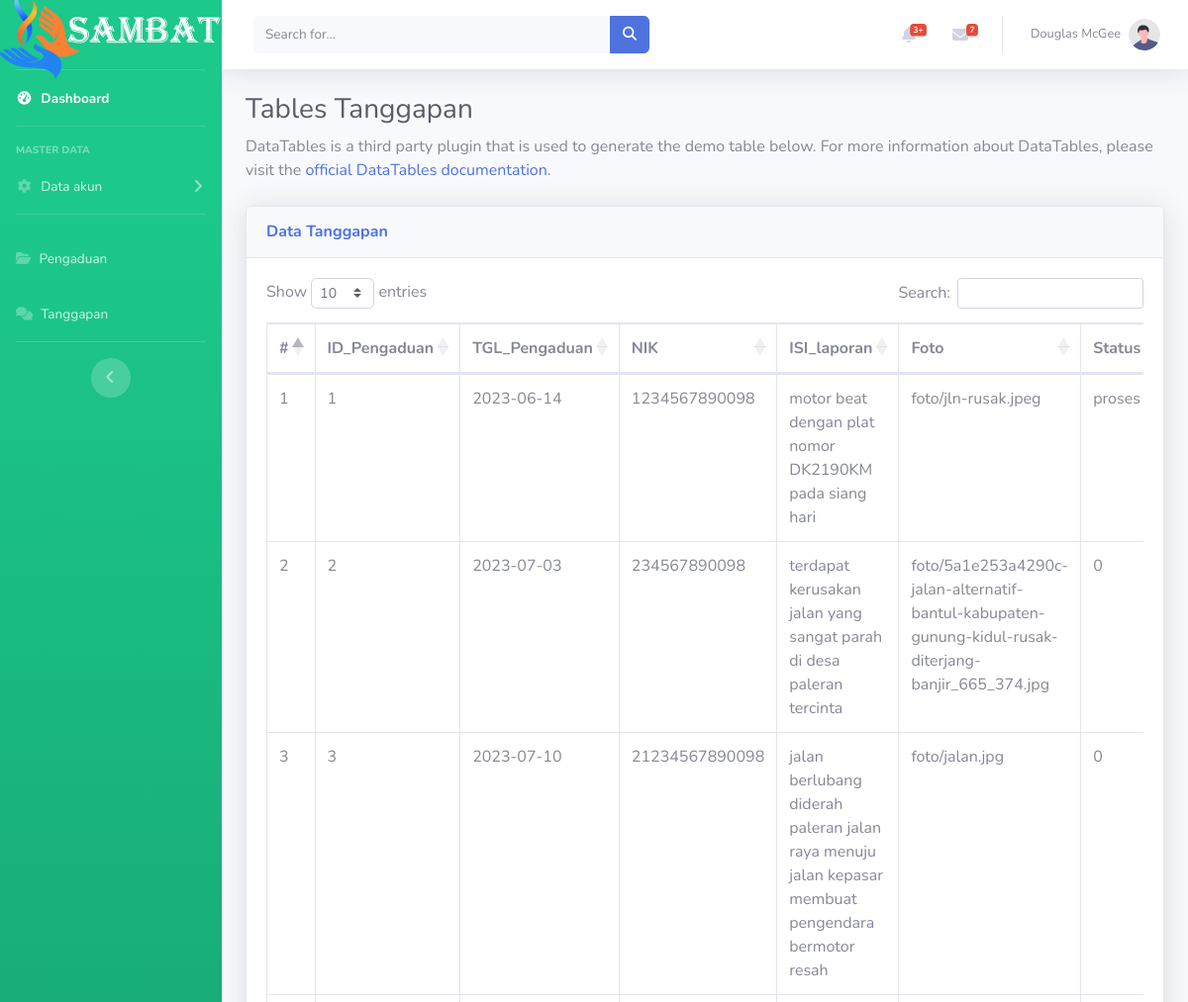
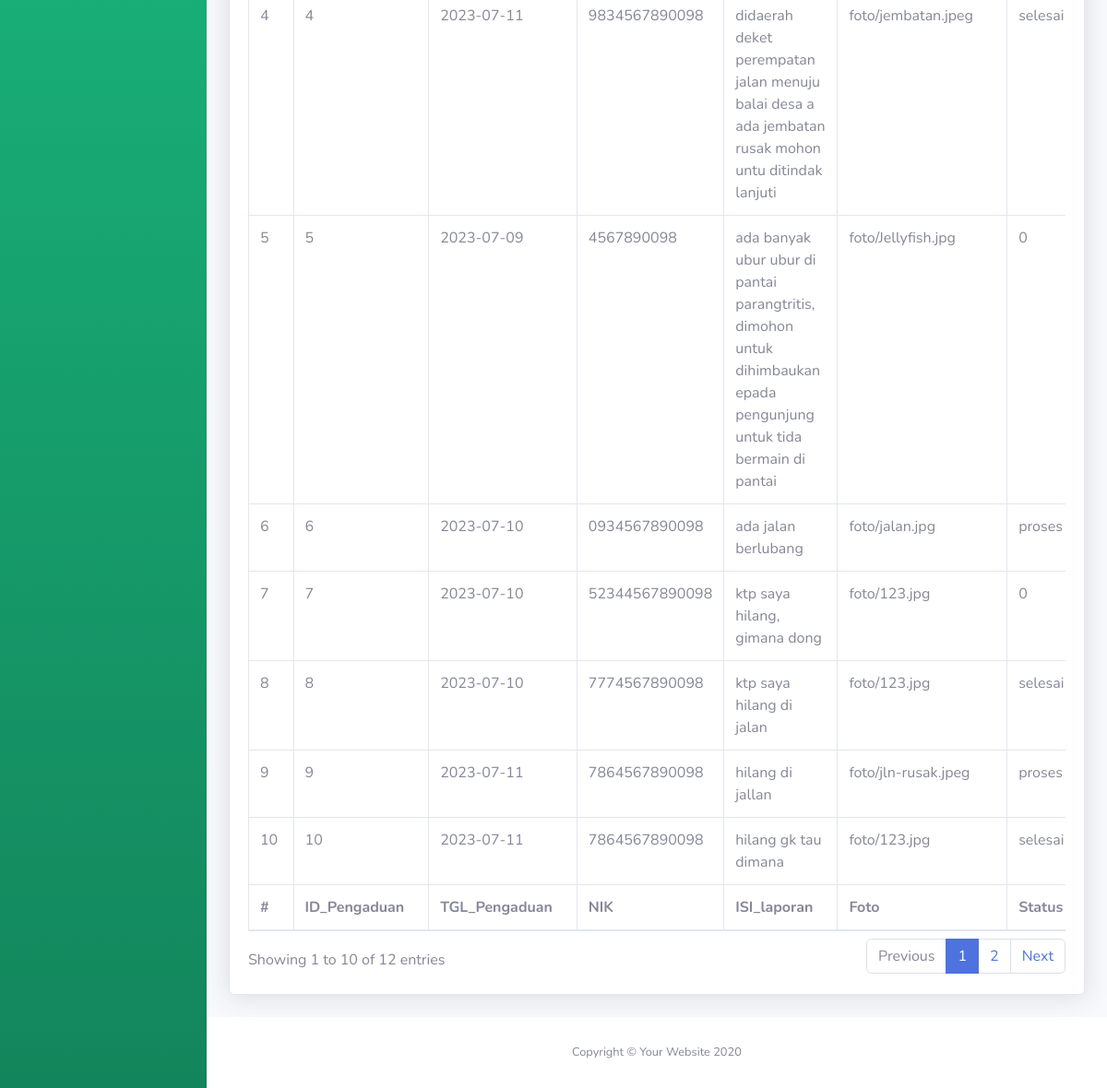
The page /img/data-pengaduan.php on the database its author committed (2 pictures, top to bottom).
### tables this page shows
CREATE TABLE `pengaduan` (
  `id_pengaduan` int(25) NOT NULL,
  `tgl_pengaduan` date NOT NULL,
  `nik` varchar(16) NOT NULL,
  `judul` varchar(100) NOT NULL,
  `isi_laporan` text NOT NULL,
  `foto` varchar(255) NOT NULL,
  `status` enum('0','proses','selesai') NOT NULL
);

### img/data-pengaduan.php (the view, shortened to what this page needs)
<?php
include('config.php');
?>
<!DOCTYPE html>
<html lang="en">
<head>
    <link href="vendor/fontawesome-free/css/all.min.css" rel="stylesheet" type="text/css">
    <link href="css/sb-admin-2.min.css" rel="stylesheet">
    <link href="vendor/datatables/dataTables.bootstrap4.min.css" rel="stylesheet">
</head>
<body id="page-top">
    <div id="wrapper">
        <ul class="navbar-nav bg-gradient-success sidebar sidebar-dark accordion" id="accordionSidebar">
            <a class="sidebar-brand d-flex align-items-center justify-content-center" href="index.html">
                    <img src="img/logo2.png">
            </a>
            <li class="nav-item active">
                <a class="nav-link" href="dasboard.php">
                    <i class="fas fa-fw fa-tachometer-alt"></i>
                    <span>Dashboard</span></a>
            </li>
            <hr class="sidebar-divider">
            <div class="sidebar-heading">
                Master data
            </div>
            <li class="nav-item">
                <a class="nav-link collapsed" href="#" data-toggle="collapse" data-target="#collapseTwo"
                    aria-expanded="true" aria-controls="collapseTwo">
                    <i class="fas fa-fw fa-cog"></i>
                    <span>Data akun</span>
                </a>
            </li>
            <hr class="sidebar-divider">
            <li class="nav-item">
                <a class="nav-link" href="data-pengaduan.php">
                    <i class="fas fa-folder-open"></i>
                    <span>Pengaduan</span></a>
            </li>
            <li class="nav-item">
                <a class="nav-link" href="data-tanggapan.php">
                    <i class="fas fa-comments"></i>
                    <span>Tanggapan</span></a>
            </li>
            <hr class="sidebar-divider d-none d-md-block">
            <div class="text-center d-none d-md-inline">
                <button class="rounded-circle border-0" id="sidebarToggle"></button>
            </div>
        </ul>
        <div id="content-wrapper" class="d-flex flex-column">
            <div id="content">
                <nav class="navbar navbar-expand navbar-light bg-white topbar mb-4 static-top shadow">
                    <form
                        class="d-none d-sm-inline-block form-inline mr-auto ml-md-3 my-2 my-md-0 mw-100 navbar-search">
                        <div class="input-group">
                            <input type="text" class="form-control bg-light border-0 small" placeholder="Search for..."
                                aria-label="Search" aria-describedby="basic-addon2">
                            <div class="input-group-append">
                                <button class="btn btn-primary" type="button">
                                    <i class="fas fa-search fa-sm"></i>
                                </button>
                            </div>
                        </div>
                    </form>
                    <ul class="navbar-nav ml-auto">
                        <li class="nav-item dropdown no-arrow mx-1">
                            <a class="nav-link dropdown-toggle" href="#" id="alertsDropdown" role="button"
                                data-toggle="dropdown" aria-haspopup="true" aria-expanded="false">
                                <i class="fas fa-bell fa-fw"></i>
                                <span class="badge badge-danger badge-counter">3+</span>
                            </a>
                        </li>
                        <li class="nav-item dropdown no-arrow mx-1">
                            <a class="nav-link dropdown-toggle" href="#" id="messagesDropdown" role="button"
                                data-toggle="dropdown" aria-haspopup="true" aria-expanded="false">
                                <i class="fas fa-envelope fa-fw"></i>
                                <span class="badge badge-danger badge-counter">7</span>
                            </a>
                        </li>
                        <li class="nav-item dropdown no-arrow">
                            <a class="nav-link dropdown-toggle" href="#" id="userDropdown" role="button"
                                data-toggle="dropdown" aria-haspopup="true" aria-expanded="false">
                                <span class="mr-2 d-none d-lg-inline text-gray-600 small">Douglas McGee</span>
                                <img class="img-profile rounded-circle"
                                    src="img/undraw_profile.svg">
                            </a>
                        </li>
                    </ul>
                </nav>
                <div class="container-fluid">
                    <h1 class="h3 mb-2 text-gray-800">Tables Tanggapan</h1>
                    <p class="mb-4">DataTables is a third party plugin that is used to generate the demo table below.
                        For more information about DataTables, please visit the <a target="_blank"
                            href="https://datatables.net">official DataTables documentation</a>.</p>
                    <div class="card shadow mb-4">
                        <div class="card-header py-3">
                            <h6 class="m-0 font-weight-bold text-primary">Data Tanggapan</h6>
                        </div>
                        <div class="card-body">
                            <div class="table-responsive">
                                <table class="table table-bordered" id="dataTable" width="100%" cellspacing="0">
                                    <thead>
                                        <tr>
                                                <th>#</th>
                                                <th>ID_Pengaduan</th>
                                                <th>TGL_Pengaduan</th>
                                                <th>NIK</th>
                                                <th>ISI_laporan</th>
                                                <th>Foto</th>
                                                <th>Status</th>
                                        </tr>
                                    </thead>
                                    <tfoot>
                                        <tr>
                                                <th>#</th>
                                                <th>ID_Pengaduan</th>
                                                <th>TGL_Pengaduan</th>
                                                <th>NIK</th>
                                                <th>ISI_laporan</th>
                                                <th>Foto</th>
                                                <th>Status</th>
                                        </tr>
                                    </tfoot>
                                    <tbody>
                <?php
                $sql = mysqli_query($koneksi, "SELECT * FROM pengaduan ORDER BY id_Pengaduan ASC") or die(sql_error($koneksi,_LINE_));
                if(mysqli_num_rows($sql) > 0){
                    $no = 1;
                    while($data = mysqli_fetch_assoc($sql)){
                        echo '
                        <tr>
                            <td>'.$no.'</td>
                            <td>'.$data['id_pengaduan'].'</td>
                            <td>'.$data['tgl_pengaduan'].'</td>
                            <td>'.$data['nik'].'</td>
                            <td>'.$data['isi_laporan'].'</td>
                            <td>'.$data['foto'].'</td>
                            <td>'.$data['status'].'</td>
                            <td>
                                <a href="edit-pengaduan.php?id_pengaduan='.$data['id_pengaduan'].'" class="badge badge-warning">Edit</a>
                                <a href="delete-pengaduan.php?id_pengaduan='.$data['id_pengaduan'].'" class="badge badge-danger" onclick="return confirm(\'Yakin ingin menghapus data ini?\')">Delete</a>
                            </td>
                        </tr>
                        ';
                        $no++;
                    }
                }else{
                    echo '
                    <tr>
                        <td colspan="6">Tidak ada data.</td>
                    </tr>
                    ';
                }
                ?>
                                    </tbody>
                                </table>
                            </div>
                        </div>
                    </div>
                </div>
            </div>
            <footer class="sticky-footer bg-white">
                <div class="container my-auto">
                    <div class="copyright text-center my-auto">
                        <span>Copyright &copy; Your Website 2020</span>
                    </div>
                </div>
            </footer>
        </div>
    </div>
</body>
</html>

### rows shown on the page
pengaduan: id_pengaduan "1", tgl_pengaduan "2023-06-14", nik "1234567890098", isi_laporan "motor beat dengan plat nomor DK2190KM pada siang hari", foto "foto/jln-rusak.jpeg", status "proses"
pengaduan: id_pengaduan "2", tgl_pengaduan "2023-07-03", nik "234567890098", isi_laporan "terdapat kerusakan jalan yang sangat parah di desa paleran tercinta", foto "foto/5a1e253a4290c-jalan-alternatif-bantul-kabupaten-gunung-kidul-rusak-diterjang-banjir_665_374.jpg", status "0"
pengaduan: id_pengaduan "3", tgl_pengaduan "2023-07-10", nik "21234567890098", isi_laporan "jalan berlubang diderah paleran jalan raya menuju jalan kepasar membuat pengendara bermotor resah", foto "foto/jalan.jpg", status "0"
pengaduan: id_pengaduan "4", tgl_pengaduan "2023-07-11", nik "9834567890098", isi_laporan "didaerah deket perempatan jalan menuju balai desa a ada jembatan rusak mohon untu ditindak lanjuti", foto "foto/jembatan.jpeg", status "selesai"
pengaduan: id_pengaduan "5", tgl_pengaduan "2023-07-09", nik "4567890098", isi_laporan "ada banyak ubur ubur di pantai parangtritis, dimohon untuk dihimbaukan epada pengunjung untuk tida bermain di pantai", foto "foto/Jellyfish.jpg", status "0"
pengaduan: id_pengaduan "6", tgl_pengaduan "2023-07-10", nik "0934567890098", isi_laporan "ada jalan berlubang", foto "foto/jalan.jpg", status "proses"
pengaduan: id_pengaduan "7", tgl_pengaduan "2023-07-10", nik "52344567890098", isi_laporan "ktp saya hilang, gimana dong", foto "foto/123.jpg", status "0"
pengaduan: id_pengaduan "8", tgl_pengaduan "2023-07-10", nik "7774567890098", isi_laporan "ktp saya hilang di jalan", foto "foto/123.jpg", status "selesai"
pengaduan: id_pengaduan "9", tgl_pengaduan "2023-07-11", nik "7864567890098", isi_laporan "hilang di jallan", foto "foto/jln-rusak.jpeg", status "proses"
pengaduan: id_pengaduan "10", tgl_pengaduan "2023-07-11", nik "7864567890098", isi_laporan "hilang gk tau dimana", foto "foto/123.jpg", status "selesai"
